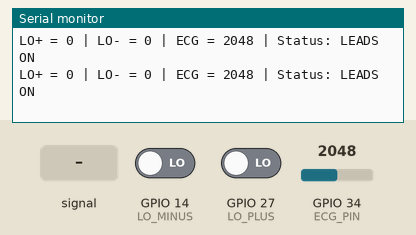
The sketch below on a simulated ESP32. Shown: the last lines printed to the serial monitor. Inputs (shaded band) come from the test bench; at power-on: GPIO 14 (LO_MINUS) LOW, GPIO 34 (ECG_PIN) = 2048, GPIO 27 (LO_PLUS) LOW.

Above: at 1.2 s.
1.3 s: GPIO 14 (LO_MINUS) driven HIGH
At 1.56 s:
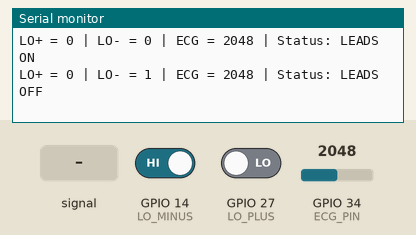
3.3 s: GPIO 34 (ECG_PIN) fed a 200 Hz sine of ±327 counts around its level
At 3.56 s:
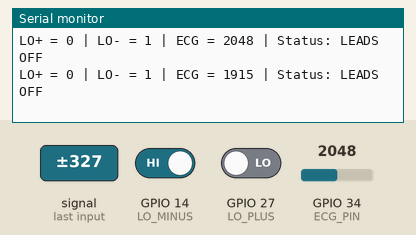
4.8 s: GPIO 34 (ECG_PIN) set to 2866
At 4.97 s:
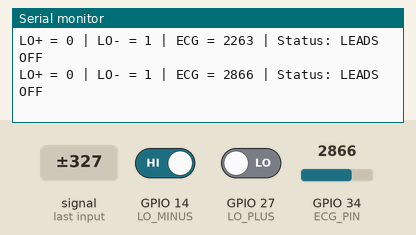
6.3 s: GPIO 27 (LO_PLUS) driven HIGH
At 6.57 s:
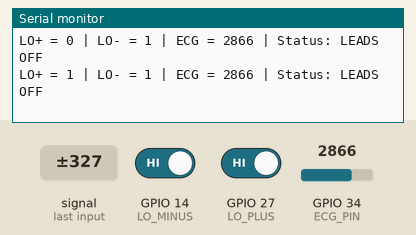
7.8 s: GPIO 34 (ECG_PIN) fed a 1000 Hz sine of ±1023 counts around its level
At 7.97 s:
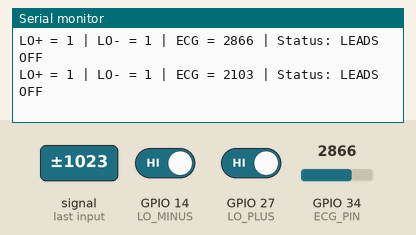
9.3 s: GPIO 34 (ECG_PIN) set to 3603
At 9.38 s:
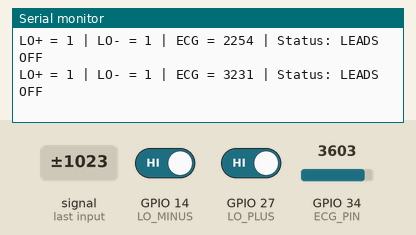
Timing chart, 0 to 11.8 s (numbered marks = the images above; inputs shaded):
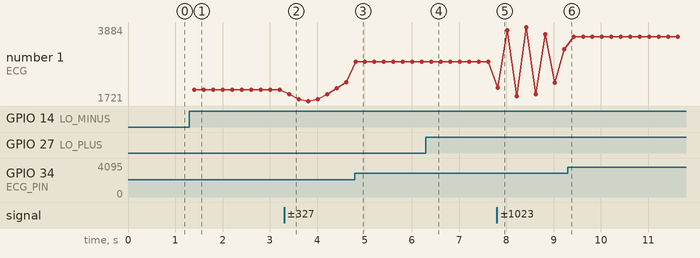

Measured:
- after the input at 1.3 s, the serial monitor: prints a new line after 0.10 s (image 1)
- after the input at 3.3 s, the serial monitor: prints a new line after 0.11 s (image 2)
- after the input at 4.8 s, the serial monitor: prints a new line at once (image 3)
- after the input at 6.3 s, the serial monitor: prints a new line after 0.11 s (image 4)
- after the input at 7.8 s, the serial monitor: prints a new line at once (image 5)
- plotted number 1: 2048 → 2263 after the input at 3.3 s, 2263 → 2866 after the input at 4.8 s, 2866 → 3231 after the input at 7.8 s, 3231 → 3603 after the input at 9.3 s

The sketch:

debugging.ino
```cpp
#define LO_PLUS 27
#define LO_MINUS 14
#define ECG_PIN 34

void setup() {
  Serial.begin(115200);
}

void loop() {
  int loPlus  = digitalRead(LO_PLUS);
  int loMinus = digitalRead(LO_MINUS);
  int ecg     = analogRead(ECG_PIN);

  Serial.print("LO+ = ");
  Serial.print(loPlus);
  Serial.print(" | LO- = ");
  Serial.print(loMinus);
  Serial.print(" | ECG = ");
  Serial.print(ecg);
  Serial.print(" | Status: ");

  if (loPlus == 1 || loMinus == 1)
    Serial.println("LEADS OFF");
  else
    Serial.println("LEADS ON");

  delay(200);
}
```
